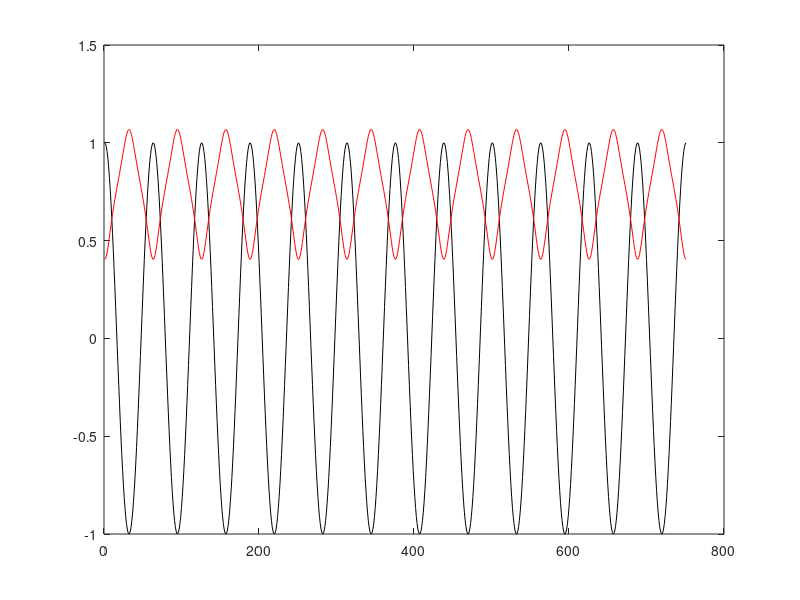
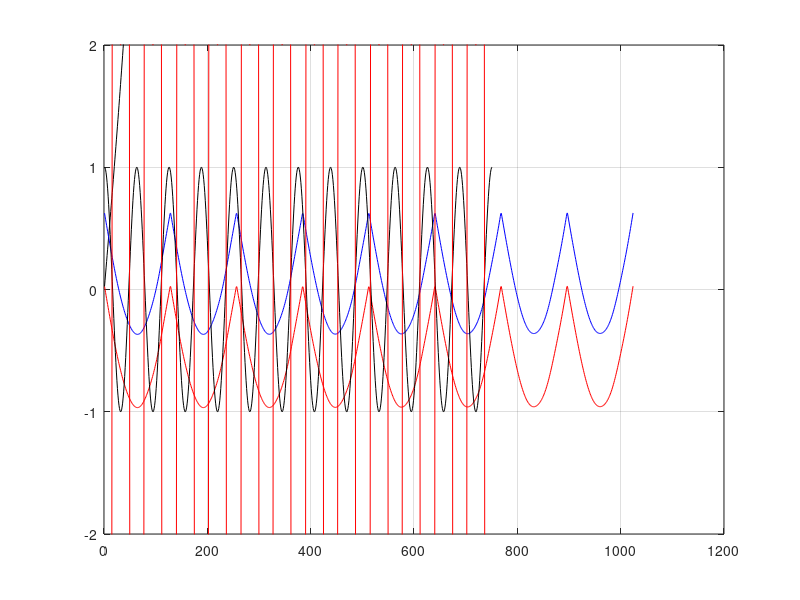
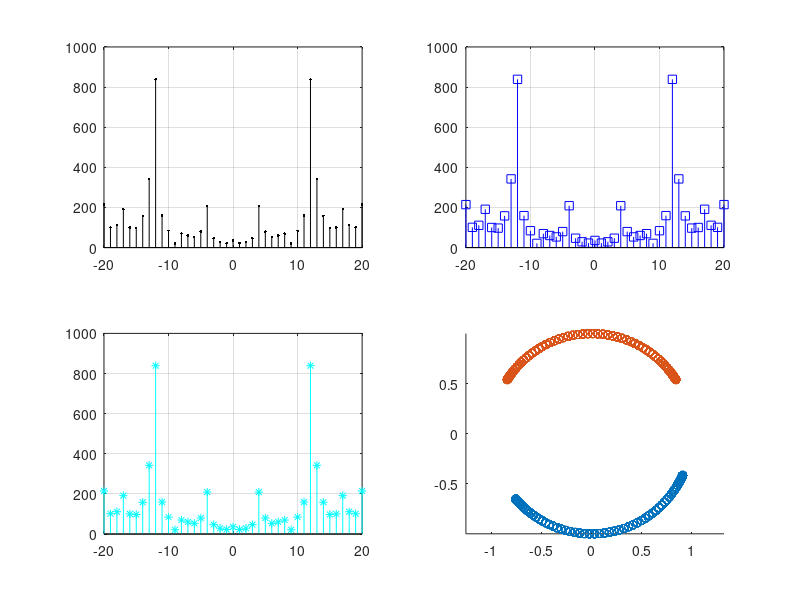
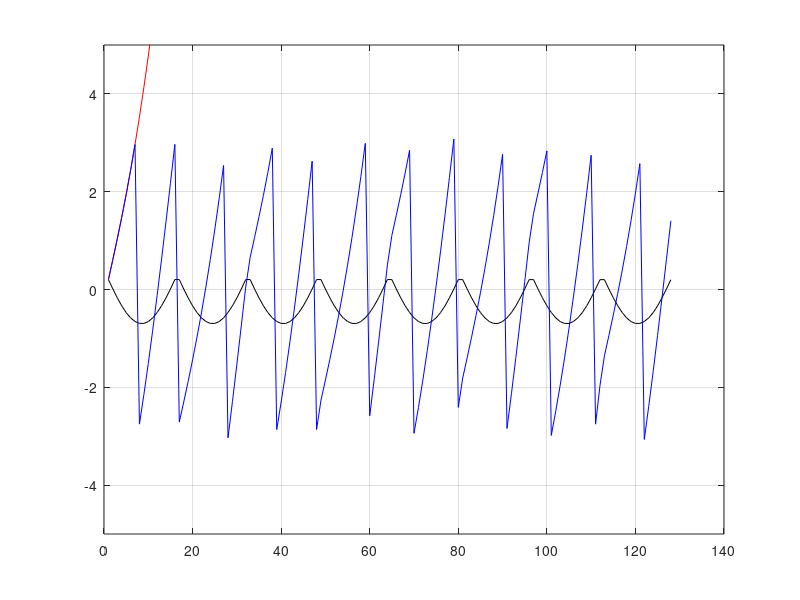

MATLAB code to generate these figures, in order: (Note: this script raises an error after producing the figures.)
%% 测试沈梦萍ADC数据文件

%% 2021/11/8
% 模拟DAC产生的数据buffer

clc;clear;
N=2^10; % FFT长度为1024
M=2^10; % 帧数
L = N*M; % Buffer长度
n = 0:L-1;
fs = 4.096e9; %采样率
dfs = 0; % 采样率偏移
fs = fs + dfs;

ks_RF = [2,32,36,40];
dk = 0.012; %  射频信号频率对应fs的FFT-bin
ks_RF_bias = ks_RF+dk;
f_RF = ks_RF_bias*fs/N; % 射频信号频率
% f_ramp = 500e3; % sawtooth ramp频率, Becker 2019
% n_phi0 = 2; % Becker 2019
% fc = 6.25e3; % 调制相位的变化频率
fc = 15625;% 调制相位的变化频率

A = 8190/4;
B = 1;

w_RF = 2*pi*f_RF/fs;
wc = 2*pi*fc/fs;

% phi_i = 0; % 光子信号通过TES电路感应出来的相位
% theta_i = B*sin(wc*n+phi_i); % 经过flux ramp调制的相位
theta_i = -abs(sin(wc*n)); % 经过flux ramp调制的相位

s1 = A*cos(w_RF(1)*n + theta_i);
s2 = A*cos(w_RF(2)*n + theta_i);
s3 = A*cos(w_RF(3)*n +theta_i);
s4 = A*cos(w_RF(4)*n + theta_i);
si = s1 + s2 + s3 + s4;
% sq = A*sin(w_RF*n + theta_i);
% s_IQ = A*exp(1i*(w_RF*n + theta_i));

si_arr = reshape(si,[N,M]);
y_arr = fft(si_arr);
yk_RF_seq = y_arr(ks_RF+1,:); 
% yk_RF_mag = abs(yk_RF_seq);
yk_RF_phase = atan2(imag(yk_RF_seq),real(yk_RF_seq));
% theta_i_x = unwrap(atan2(imag(x_IQ),real(x_IQ))); %根据实际信号x(带噪声)计算的总相位
% theta_i_x_mod = unwrap(atan2(imag(x_IQ),real(x_IQ))) - w_RF*n; %根据实际信号x(带噪声)计算的调制相位
%%
kax = -N/2:N/2-1;
figure
stem(kax,fftshift(abs(y_arr(:,1))),'k.-')
xlim([0 50])
grid on
%%
slope = 2*pi*dk;
slope_fit = polyfit(0:M-1,unwrap(yk_RF_phase(1,:)),1);
(slope - slope_fit(1))/slope
%%
theta_dk = slope*(0:M-1);
theta_dk_fit = slope_fit(1)*(0:M-1);
figure
plot(unwrap(yk_RF_phase(1,:)-theta_dk),'r-')
hold on
plot(unwrap(yk_RF_phase(1,:)),'k-')
hold on
plot(detrend(unwrap(yk_RF_phase(1,:))-theta_dk_fit),'b-')
grid on
ylim([-2 2])
%%
% 确定相位的变化频率
Np = length(yk_RF_phase);
kpha =  -M/2:M/2-1;

Zk_phase = fft(yk_RF_phase,[],2); % 沿行FFT，得到相位的变化
figure
subplot(2,2,1)
stem(-M/2:M/2-1,fftshift(abs(Zk_phase(1,:))),'k.');
xlim([-20 20])
grid on
subplot(2,2,2)
stem(-M/2:M/2-1,fftshift(abs(Zk_phase(2,:))),'bs');
xlim([-20 20])
grid on
subplot(2,2,3)
stem(-M/2:M/2-1,fftshift(abs(Zk_phase(3,:))),'c*');
xlim([-20 20])
grid on
subplot(2,2,4)
stem(-M/2:M/2-1,fftshift(abs(Zk_phase(4,:))),'rv');
xlim([-20 20])
grid on

disp('4*(fs/N)/1024')
%%
% figure
% stem(kpha,fftshift(abs(Zk_RF_phase)),'m.-')
% xlim([-20 20])
% grid on

%%
% ADC 进行重采样
fs_adc = 512e6;
dsr = fs/fs_adc;
si_ds = downsample(si,dsr);

N_ds = N;
M_ds = length(si_ds)/N_ds; 

si_ds_arr = reshape(si_ds,[N_ds,M_ds]);
yds_arr = fft(si_ds_arr);
%%
kax_ds = -N_ds/2:N_ds/2-1;
figure(3)
stem(kax_ds,fftshift(abs(yds_arr(:,1))),'k.-')
xlim([0 500])
grid on
%%
ks_RF_ds = ks_RF*dsr;
yk_RF_seq_ds = yds_arr(ks_RF_ds+1,:); 
yk_RF_phase_ds = atan2(imag(yk_RF_seq_ds),real(yk_RF_seq_ds));
%%
slope_ds = 2*pi*dk*dsr;
theta_dk_ds = slope_ds*(0:M_ds-1);
figure
plot(unwrap(yk_RF_phase_ds(4,:)-theta_dk_ds),'k-')
hold on
plot(unwrap(yk_RF_phase_ds(4,:)),'r-')
hold on
plot((yk_RF_phase_ds(4,:)),'b-')
grid on
ylim([-5 5])

%% 2, 仅仅产生相位，模拟测试
clc;clear;
L = 4;
f = 4;
b = 3;

bi = 3;
bq = 5;
t= 0:L/1000:L-1;
theta = cos(2*pi*f*t);
theta_b = cos(2*pi*f*t)+b;

s = atan(tan(theta));
s1 = atan(sin(theta+bq)./cos(theta+bi));

tdata_DAC = atan2(sin(theta),cos(theta));
x1 = atan2(sin(theta_b),cos(theta_b));
%%
figure(1)
plot(theta,'k-');
hold on
plot(s1,'r-')
hold off
%%
figure(2)
plot(theta,'k-')
hold on
plot(x1,'r-')
hold off
%%
figure(3)
scatter(sin(theta_b),cos(theta_b),'m.')
hold on
scatter(sin(theta),cos(theta),'bh')
axis equal

%%
% DAC buffer数据测试
clear; clc;
fs = 4.096e9; %采样率
dsr = 8; % 下抽取率
c = 3e8; % 电磁波在传输线中的速度
% Ld = 30e-2; %传输线长度
% buffer = readmatrix('d:\TES_test_data\20211030_09_multil_withmodule_8190_buffer.txt', 'Delimiter','\n');

buffer = load('DAC_Buffer.mat');
tdata_DAC = buffer.buffer;

%%
N=2^10; % FFT长度为1024
M = length(tdata_DAC)/N; % buffer的FFT帧数

tdata_blk = reshape(tdata_DAC,[N,M]);
y_blk = fft(tdata_blk);
ks_RF = [2,32,36,40];
% p_dly = 2*pi*ks_RF*fs/N*Ld/c; % 不同频率的附加相位

tdata_ds_blk = reshape(downsample(tdata_DAC,8),[N,M/8]);
y_ds_blk = fft(tdata_ds_blk);

%%
kax = -N/2:N/2-1;
figure
stem(kax,fftshift(abs(y_blk(:,1))),'k.-')
xlim([0 50])
grid on

%%

y_phase = atan2(imag(y_blk(ks_RF+1,:)),real(y_blk(ks_RF+1,:)));
% y_ds_phase = atan2(imag(y_ds_blk(ks_RF*8+1,:)),real(y_ds_blk(ks_RF*8+1,:)));
figure
subplot(2,2,1)
plot(y_phase(1,:),'k.-')
% xlim([-20 20])
grid on
title('DAC-buffer 8MHz的调制相位波形')
subplot(2,2,2)
plot(y_phase(2,:),'b.-')
% xlim([-20 20])
grid on
title('DAC-buffer 128MHz的调制相位波形')
subplot(2,2,3)
plot(y_phase(3,:),'m.-')
% xlim([-20 20])
grid on
title('DAC-buffer 144MHz的调制相位波形')
subplot(2,2,4)
plot(y_phase(4,:),'r.-')
% xlim([-20 20])
grid on
title('DAC-buffer 160MHz的调制相位波形')
%%
Z_phase = fft(y_phase,[],2); % 沿行FFT，得到相位的变化
fM = fs/N/M*(-M/2:M/2-1)/1e3;
figure
subplot(2,2,1)
stem(fM,fftshift(abs(Z_phase(1,:))),'k.');
xlim([-50 50])
xlabel('kHz')
grid on
title('8MHz 的调制相位变化频率')
subplot(2,2,2)
stem(fM,fftshift(abs(Z_phase(2,:))),'bs');
xlim([-50 50])
xlabel('kHz')
grid on
title('128MHz 的调制相位变化频率')
subplot(2,2,3)
stem(fM,fftshift(abs(Z_phase(3,:))),'m*');
xlim([-50 50])
xlabel('kHz')
grid on
title('144MHz 的调制相位变化频率')
subplot(2,2,4)
stem(fM,fftshift(abs(Z_phase(4,:))),'rv');
xlim([-50 50])
xlabel('kHz')
grid on
title('160MHz 的调制相位变化频率')
%% 2021/11/9
% ADC 数据测试
clear;clc;
buffer = load('DAC_Buffer.mat');
tdata_DAC = buffer.buffer;

ADC = load('ADC_RCV_26214400.mat');
tdata_ADC = ADC.data;
clear ADC;

% tdata_DAC_downsampled = downsample(tdata_DAC,8);
% tdata_ADC_section = tdata_ADC(1:65536);

%%
% [c,lags] = xcorr(tdata_DAC_downsampled,tdata_ADC_section,'normalized');
% 
% figure
% stem(lags,c)
% xlim([-120 120])
%%
% figure
% plot(tdata_ADC_section,'b-')
% % hold on
% % plot(tdata_DAC_downsampled,'k.-')
% xlim([0 100])
%%
fs = 4.096e9; % RF信号的采样率
N = 1024; % FFT帧数
Mr = length(tdata_ADC)/N; % ADC 重采样后的FFT帧数
ks_RF = [2,32,36,40]; % DAC 发送的RF 频率 bin-index， 对应1024点FFT，4.096G/s采样
fs_RF = ks_RF/N*fs; % DAC 发送的RF 频率 (Hz)
tdata_rcv_blk = reshape(tdata_ADC, [N,Mr]);
y_rcv_blk = fft(tdata_rcv_blk);
dsr = 8;
ks_rcv_RF = ks_RF*dsr;
y_rcv_phase = atan2(imag(y_rcv_blk(ks_rcv_RF+1,:)),real(y_rcv_blk(ks_rcv_RF+1,:)));

%%
kax = -N/2:N/2-1;
figure
stem(kax,fftshift(abs(y_rcv_blk(:,1))),'k.-')
xlim([0 400])
grid on
%%
% unwrap调制相位，并去掉线性趋势
y_rcv_phase_detrend = zeros(4,Mr);
for ii=1:4
    y_rcv_phase_detrend(ii,:) = detrend(unwrap(y_rcv_phase(ii,:)));    
end
%%
% 画图比较去掉趋势项前后的调制相位
ksel = 1;
figure
subplot(2,1,1)
plot(y_rcv_phase_detrend(ksel,:),'r-');
hold on
plot(y_rcv_phase(ksel,:),'b-');
xlim([5500 6000])
title('在偏置点变化前后的调制相位波形')
legend('去掉线性趋势后的调制相位','原始数据调制相位')
grid on
subplot(2,1,2)
plot(y_rcv_phase_detrend(ksel,:),'r-');
hold on
plot(y_rcv_phase(ksel,:),'b-');
title('整体调制相位波形')
legend('去掉线性趋势后的调制相位','原始数据调制相位')
grid on
%
Nfft = N;
frcv = fs/dsr/N/Nfft*(-Nfft/2:Nfft/2-1)/1e3;
y_rcv_phase_seg = y_rcv_phase_detrend(ksel,1:Nfft);
Z_rcv_phase_seg = fft(y_rcv_phase_seg);
figure
plot(frcv,fftshift(abs(Z_rcv_phase_seg)),'k.-');
xlabel('kHz')
grid on

%%
%从数据文本文件中读取ADC数据
clear;clc;
filename = 'd:\TES_test_data\20211030_09_multil_withmodule_8190_shen_1s_cut_513828864.txt';
fd = fopen(filename);
formatSpec = '%d';

C_text = textscan(fd,formatSpec,Ns,'Delimiter','');
data = C_text{1,1};
fclose(fd);
save('ADC_RCV_26214400','data')
